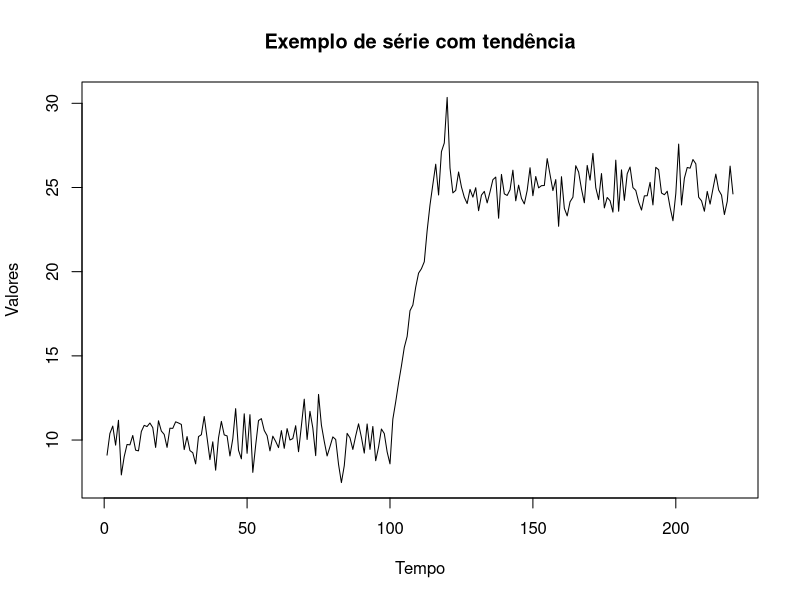
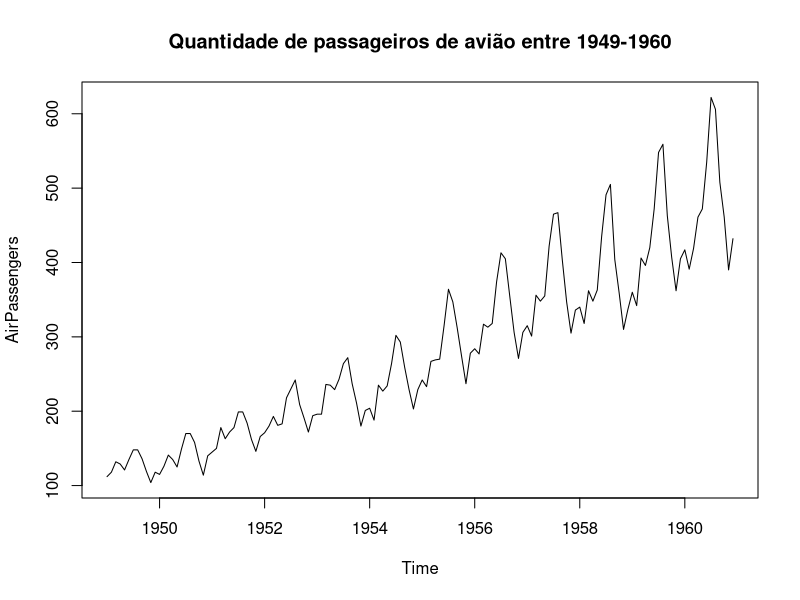
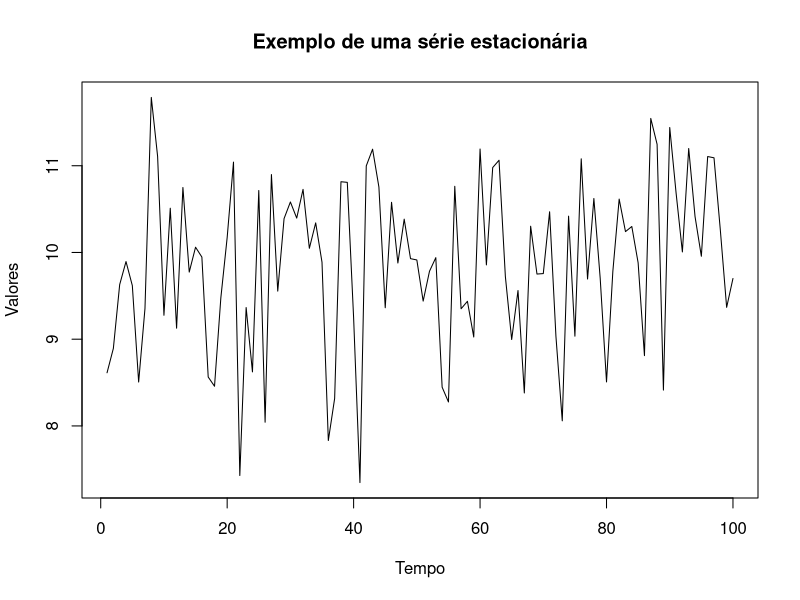
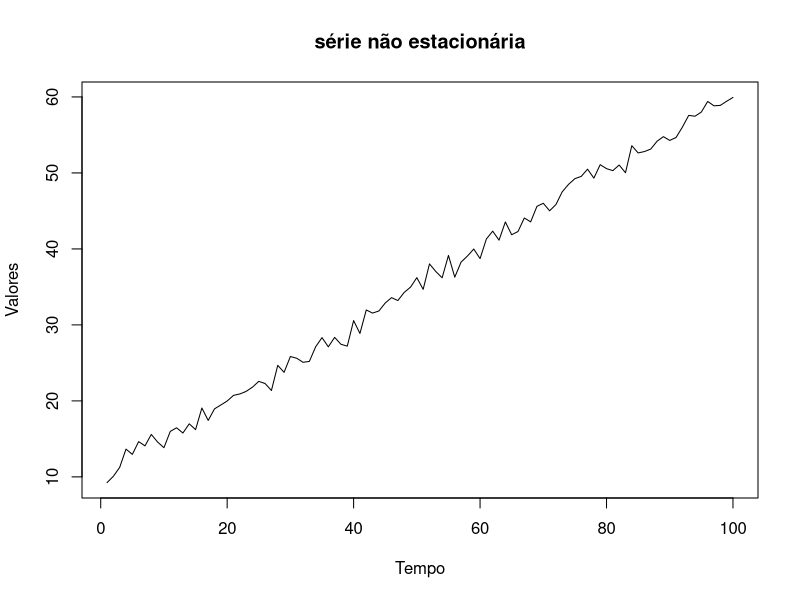
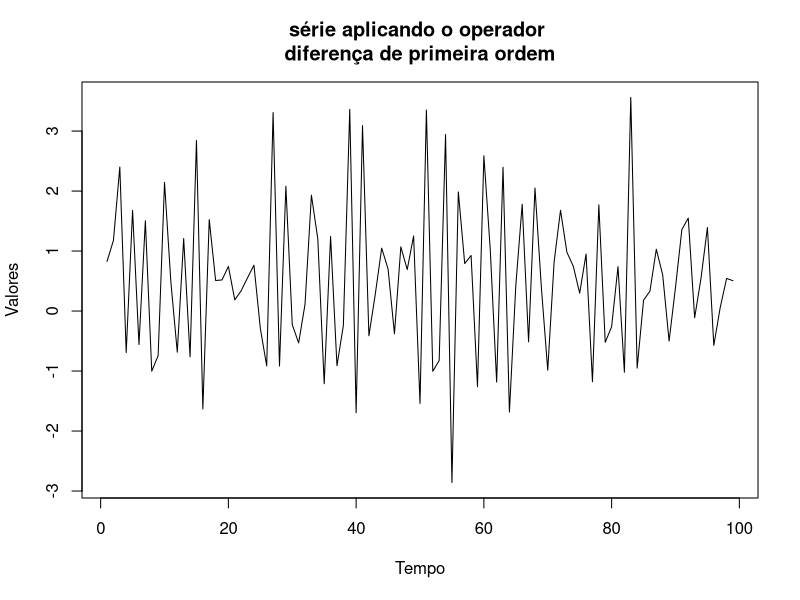

Write the R code that produced these figures, in order.
## ---- chunk 1

x1 = rnorm(100, mean = 10, sd = 1)
x2 = c()
for (i in 1:20) x2[i] = rnorm(1, mean = 10+i, sd = 1)
x3 = rnorm(100, mean = 25, sd = 1)

y = c(x1, x2, x3)
plot.ts(y, xlab = "Tempo", ylab = "Valores", main = "Exemplo de série com tendência" )
## ---- chunk 2


data("AirPassengers")
plot.ts(AirPassengers, main = 'Quantidade de passageiros de avião entre 1949-1960')



## ---- chunk 3

x1 = rnorm(100, mean = 10, sd = 1)
ts.plot(x1, xlab = "Tempo", ylab = "Valores", main = "Exemplo de uma série estacionária" )#+abline(h = mean(x1), lty = "dashed", col = "red")




## ---- chunk 4
### Exemplo simulado no R: 
x1 = c()
for (i in 1:100) x1[i] = rnorm(1, mean = 10+(i/2), sd = 1)
x2 = diff(x1, 1)

plot.ts(x1, xlab = "Tempo", ylab = "Valores", main = "série não estacionária" )

plot.ts(x2, xlab = "Tempo", ylab = "Valores", main = "série aplicando o operador \ndiferença de primeira ordem" )
